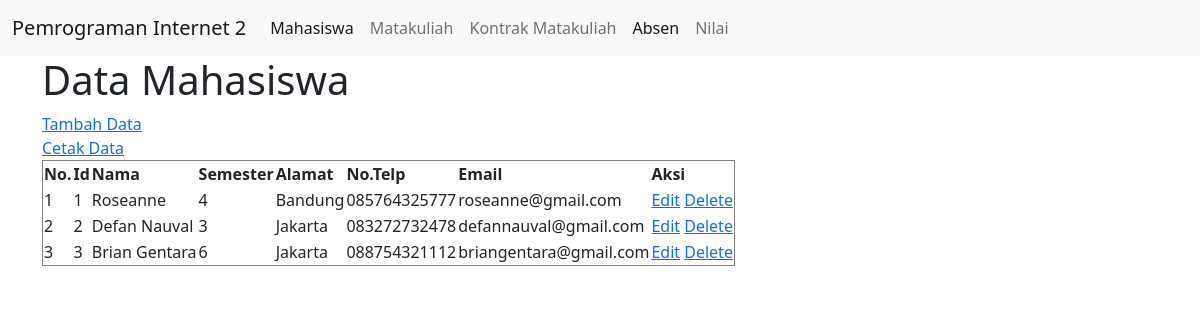
The page /mahasiswa.php on the database its author committed.
### tables this page shows
CREATE TABLE `tbl_mhs` (
  `id` int(11) NOT NULL,
  `nama` varchar(200) NOT NULL,
  `semester` int(11) NOT NULL,
  `alamat` text NOT NULL,
  `no_tlp` varchar(15) NOT NULL,
  `email` varchar(40) NOT NULL
);

### connection.php (called while the page is built)
<?php
class Connection
{
    public function get_connection()
    {
        $host = "localhost";
        $database = "mahasiswa";
        $username = "root";
        $password = "";
        $connect = new mysqli($host, $username, $password, $database);
        return $connect;
    }
}
?>

### model.php (called while the page is built, shortened)
<?php
include 'connection.php';
class Model extends Connection
{
    public function __construct()
    {
        $this->conn = $this->get_connection();
    }
    public function tampil_data_mhs()
    {
        $sql = "SELECT * FROM tbl_mhs";
        $bind = $this->conn->query($sql);
        while ($obj = $bind->fetch_object()) {
            $baris[] = $obj;
        }
        if (!empty($baris)) {
            return $baris;
        }
    }
}

### mahasiswa.php (the view, shortened to what this page needs)
<?php
include 'model.php';
$model = new Model();
$index = 1;
?>
<!doctype html>
<html lang="en">
<head>
    <link href="https://cdn.jsdelivr.net/npm/bootstrap@5.0.0-beta3/dist/css/bootstrap.min.css" rel="stylesheet">
</head>
<body>
<nav class="navbar navbar-expand-lg navbar-light bg-light">
  <div class="container-fluid">
    <a class="navbar-brand" href="#">Pemrograman Internet 2</a>
    <div class="collapse navbar-collapse" id="navbarNav">
      <ul class="navbar-nav">
        <li class="nav-item">
          <a class="nav-link active" aria-current="page" href="mahasiswa.php">Mahasiswa</a>
        </li>
        <li class="nav-item">
          <a class="nav-link" href="matakuliah.php">Matakuliah</a>
        </li>
        <li class="nav-item">
          <a class="nav-link" href="kontrak_mk.php">Kontrak Matakuliah</a>
        </li>
        <li class="nav-item">
          <a class="nav-link active" href="absen.php">Absen</a>
        </li>
        <li class="nav-item">
          <a class="nav-link" href="index.php">Nilai</a>
        </li>
      </ul>
    </div>
  </div>
</nav>
<div class="container">
        <h1>Data Mahasiswa</h1>
        <a href="create_mhs.php">Tambah Data</a>
        <br>
        <a href="print_mhs.php" target="_blank">Cetak Data</a>
        <br>
        <table border="1">
            <thead>
                <tr>
                    <th>No.</th>
                    <th>Id</th>
                    <th>Nama</th>
                    <th>Semester</th>
                    <th>Alamat</th>
                    <th>No.Telp</th>
                    <th>Email</th>
                    <th>Aksi</th>
                </tr>
            </thead>
            <tbody>
                <?php
                $result = $model->tampil_data_mhs();
                if (!empty($result)) {
                    foreach ($result as $data) : ?>
                        <tr>
                            <td><?= $index++ ?></td>
                            <td><?= $data->id ?></td>
                            <td><?= $data->nama ?></td>
                            <td><?= $data->semester ?></td>
                            <td><?= $data->alamat ?></td>
                            <td><?= $data->no_tlp ?></td>
                            <td><?= $data->email ?></td>
                            <td>
                                <a name="edit" id="edit" href="edit_mhs.php?id=<?= $data->id ?>">Edit</a>
                                <a name="hapus" id="hapus" href="process.php?id=<?= $data->id ?>">Delete</a>
                            </td>
                        </tr>
                    <?php endforeach;
                } else { ?>
                <tr>
                    <td colspan="9">Belum ada data pada tabel data mahasiswa.</td>
                </tr>
                <?php } ?>
            </tbody>
        </table>
    </div>
</body>
</html>

### rows shown on the page
tbl_mhs: id "1", nama "Roseanne", semester "4", alamat "Bandung", no_tlp "085764325777", email "roseanne@gmail.com"
tbl_mhs: id "2", nama "Defan Nauval", semester "3", alamat "Jakarta", no_tlp "083272732478", email "defannauval@gmail.com"
tbl_mhs: id "3", nama "Brian Gentara", semester "6", alamat "Jakarta", no_tlp "088754321112", email "briangentara@gmail.com"
